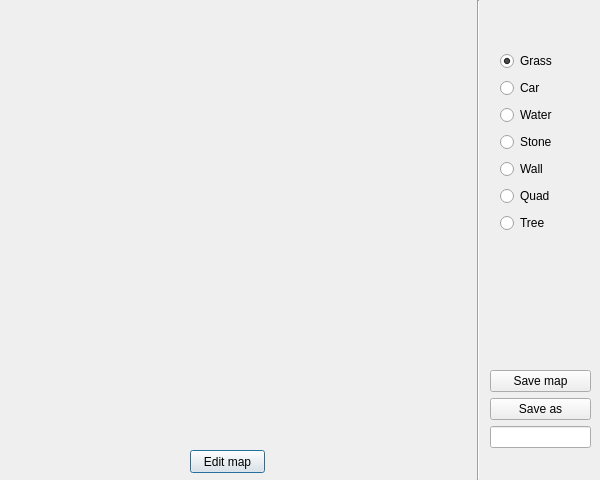
<?xml version="1.0" encoding="UTF-8"?>
<ui version="4.0">
 <class>Map</class>
 <widget class="QDialog" name="Map">
  <property name="geometry">
   <rect>
    <x>0</x>
    <y>0</y>
    <width>600</width>
    <height>480</height>
   </rect>
  </property>
  <property name="maximumSize">
   <size>
    <width>600</width>
    <height>480</height>
   </size>
  </property>
  <property name="windowTitle">
   <string>Dialog</string>
  </property>
  <widget class="QPushButton" name="pushButton">
   <property name="geometry">
    <rect>
     <x>190</x>
     <y>450</y>
     <width>75</width>
     <height>23</height>
    </rect>
   </property>
   <property name="text">
    <string>Edit map</string>
   </property>
  </widget>
  <widget class="Line" name="line">
   <property name="geometry">
    <rect>
     <x>470</x>
     <y>0</y>
     <width>16</width>
     <height>480</height>
    </rect>
   </property>
   <property name="maximumSize">
    <size>
     <width>570</width>
     <height>480</height>
    </size>
   </property>
   <property name="orientation">
    <enum>Qt::Vertical</enum>
   </property>
  </widget>
  <widget class="QWidget" name="layoutWidget">
   <property name="geometry">
    <rect>
     <x>500</x>
     <y>50</y>
     <width>91</width>
     <height>191</height>
    </rect>
   </property>
   <layout class="QVBoxLayout" name="verticalLayout">
    <item>
     <widget class="QRadioButton" name="grass">
      <property name="text">
       <string>Grass</string>
      </property>
      <property name="checked">
       <bool>true</bool>
      </property>
     </widget>
    </item>
    <item>
     <widget class="QRadioButton" name="car">
      <property name="text">
       <string>Car</string>
      </property>
     </widget>
    </item>
    <item>
     <widget class="QRadioButton" name="water">
      <property name="text">
       <string>Water</string>
      </property>
     </widget>
    </item>
    <item>
     <widget class="QRadioButton" name="stone">
      <property name="text">
       <string>Stone</string>
      </property>
     </widget>
    </item>
    <item>
     <widget class="QRadioButton" name="wall">
      <property name="text">
       <string>Wall</string>
      </property>
     </widget>
    </item>
    <item>
     <widget class="QRadioButton" name="quad">
      <property name="text">
       <string>Quad</string>
      </property>
     </widget>
    </item>
    <item>
     <widget class="QRadioButton" name="tree">
      <property name="text">
       <string>Tree</string>
      </property>
     </widget>
    </item>
   </layout>
  </widget>
  <widget class="QWidget" name="layoutWidget">
   <property name="geometry">
    <rect>
     <x>490</x>
     <y>370</y>
     <width>101</width>
     <height>80</height>
    </rect>
   </property>
   <layout class="QVBoxLayout" name="verticalLayout_2">
    <item>
     <widget class="QPushButton" name="saveButton">
      <property name="text">
       <string>Save map</string>
      </property>
     </widget>
    </item>
    <item>
     <widget class="QPushButton" name="saveAsButton">
      <property name="text">
       <string>Save as</string>
      </property>
     </widget>
    </item>
    <item>
     <widget class="QLineEdit" name="saveName"/>
    </item>
   </layout>
  </widget>
 </widget>
 <resources/>
 <connections/>
</ui>
